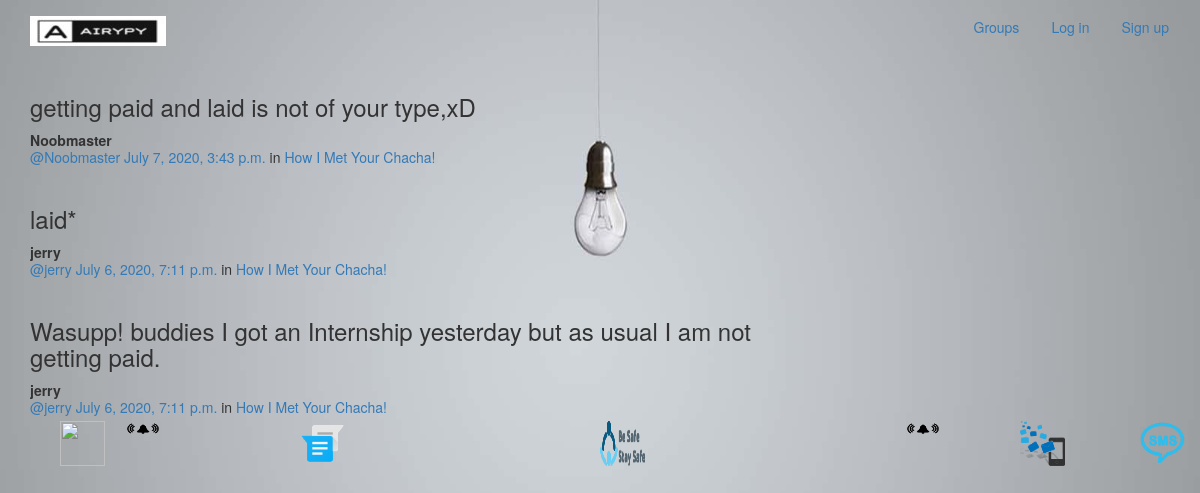
/posts/, run on the app's committed database.
### posts/models.py (models this page shows, shortened)
class Post(models.Model):
    user = models.ForeignKey(User, related_name="posts",on_delete=models.CASCADE)
    created_at = models.DateTimeField(auto_now=True)
    message = models.TextField()
    message_html = models.TextField(editable=False)
    group = models.ForeignKey(Group, related_name="posts",
                            on_delete=models.CASCADE
                            ,null=True, blank=True)
    class Meta:
        ordering = ["-created_at"]
        unique_together = ["user", "message"]

### groups/models.py (models this page shows, shortened)
class Group(models.Model):
    name = models.CharField(max_length=255, unique=True)
    slug = models.SlugField(allow_unicode=True, unique=True)
    description = models.TextField(blank=True, default='')
    description_html = models.TextField(editable=False, default='', blank=True)
    members = models.ManyToManyField(User,through="GroupMember")
    class Meta:
        ordering = ["name"]

### posts/views.py (the view)
class PostList(SelectRelatedMixin, generic.ListView):
    model = models.Post
    select_related = ("user", "group")

### posts/templates/posts/post_list.html (shortened to what this page needs)
{% extends "posts/post_base.html" %}
{% load humanize %}
{% block post_content %}
<div class="col-md-8">
	{% for post in post_list %}
  {% include "posts/_post.html" %}
	{% endfor %}
</div>
{% endblock %}

### posts/templates/posts/_post.html (shortened to what this page needs)
<div class="post media">
	<h3>{{ post.message_html|safe }}</h3>
	<div class="media-body">
		<strong>{{ post.user.username }}</strong>
		<h5 class="media-heading">
			<span class="username"><a href="{% url 'posts:for_user' username=post.user.username %}">@{{ post.user.username }}</a></span>
			<time class="time"><a href="{% url 'posts:single' username=post.user.username pk=post.pk %}">{{ post.created_at }}</a></time>
			{% if post.group %}
			<span class="group-name">in <a href="#">{{ post.group.name }}</a></span>
			{% endif %}
		</h5>
	</div>
</div>

### data on the page
Post: message_html "getting paid and laid is not of your type,xD", user.username "Noobmaster", created_at "July 7, 2020, 3:43 p.m.", group.name "How I Met Your Chacha!"
Post: message_html "laid*", user.username "jerry", created_at "July 6, 2020, 7:11 p.m.", group.name "How I Met Your Chacha!"
Post: message_html "Wasupp! buddies I got an Internship yesterday but as usual I am not getting paid.", user.username "jerry", created_at "July 6, 2020, 7:11 p.m.", group.name "How I Met Your Chacha!"
